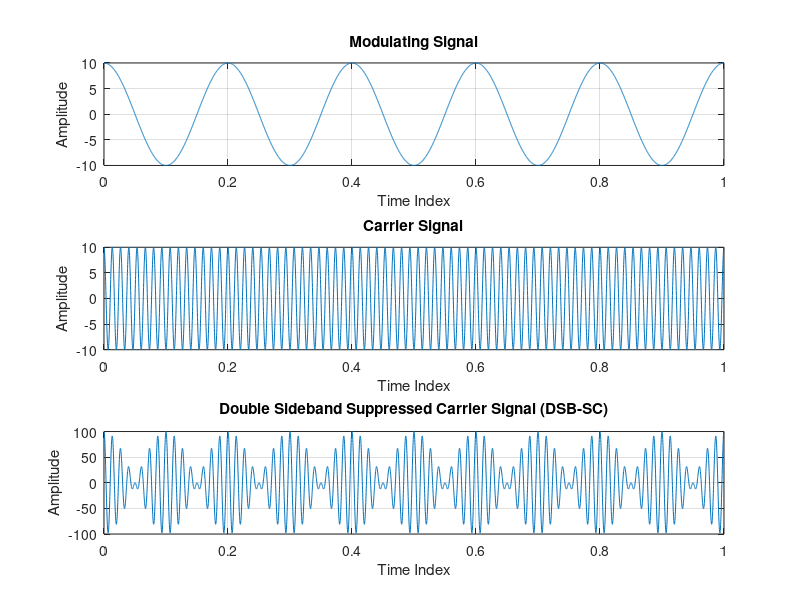

This chart was generated by the following MATLAB code:
clc;
close all;
clear all;

% Modulating index
m_critical = 1; % Critical Modulation
m_over = 1.5; % Over Modulation
m_under = 0.5; % Under Modulation

% Amplitude of modulating signal
Am = 10; 

% Frequency of modulating signal (Hz)
fm = 5; 

% Time period of modulating signal (s)
Ta = 1/fm; 

t = 0:Ta/1000:1;

% Modulating signal
ym = Am*cos(2*pi*fm*t);
figure(1)
subplot(3,1,1)
plot(t,ym)
grid on;
xlabel('Time Index')
ylabel('Amplitude')
title('Modulating Signal')

% Relation between Am/Cm and fc/fa
Ac = Am/m_critical; %% Altering the modulating index

fc = fm*15;
Tc = 1/fc;

% Carrier signal
yc = Ac*cos(2*pi*fc*t);
subplot(3,1,2)
plot(t,yc)
grid on;
xlabel('Time Index')
ylabel('Amplitude')
title('Carrier Signal')

% DSB-SC signal
y = ym.*yc;
subplot(3,1,3)
plot(t,y)
grid on;
xlabel('Time Index')
ylabel('Amplitude')
title('Double Sideband Suppressed Carrier Signal (DSB-SC)')
